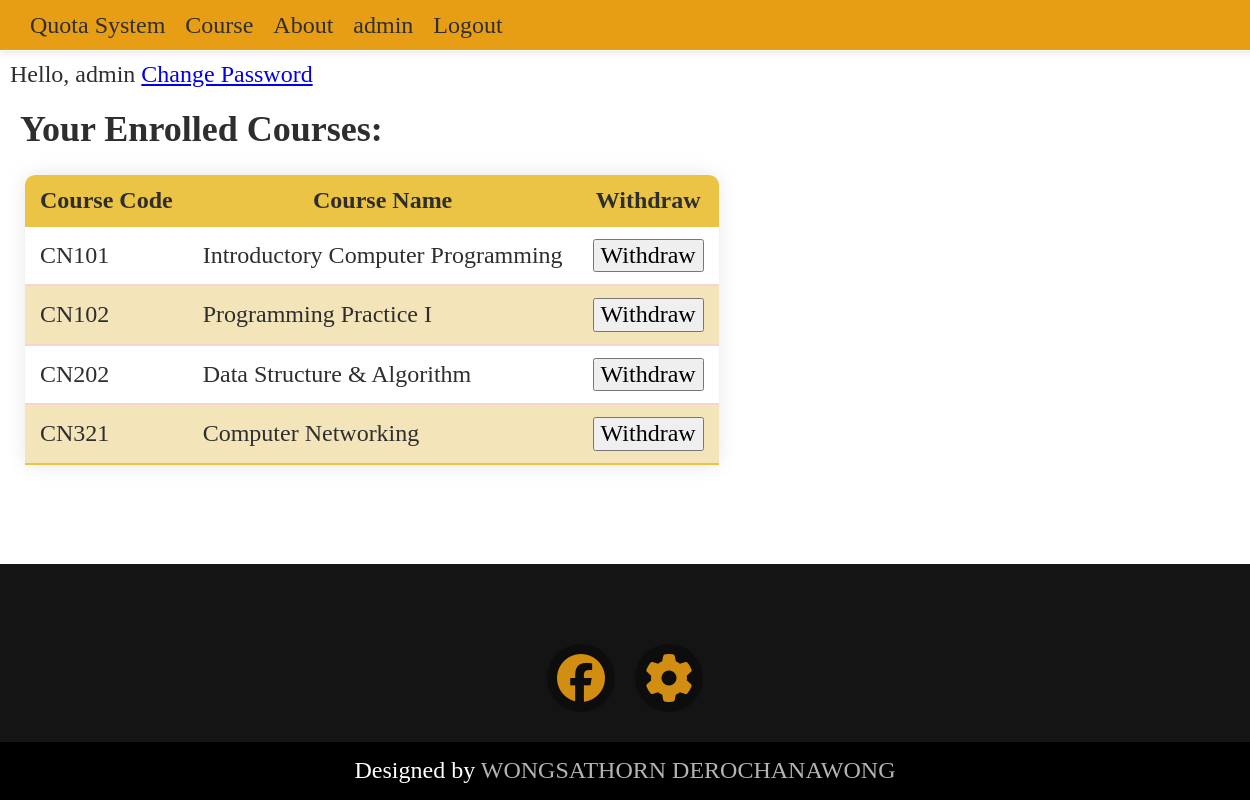
Page /users/dashboard (signed in) on the earlier database version.
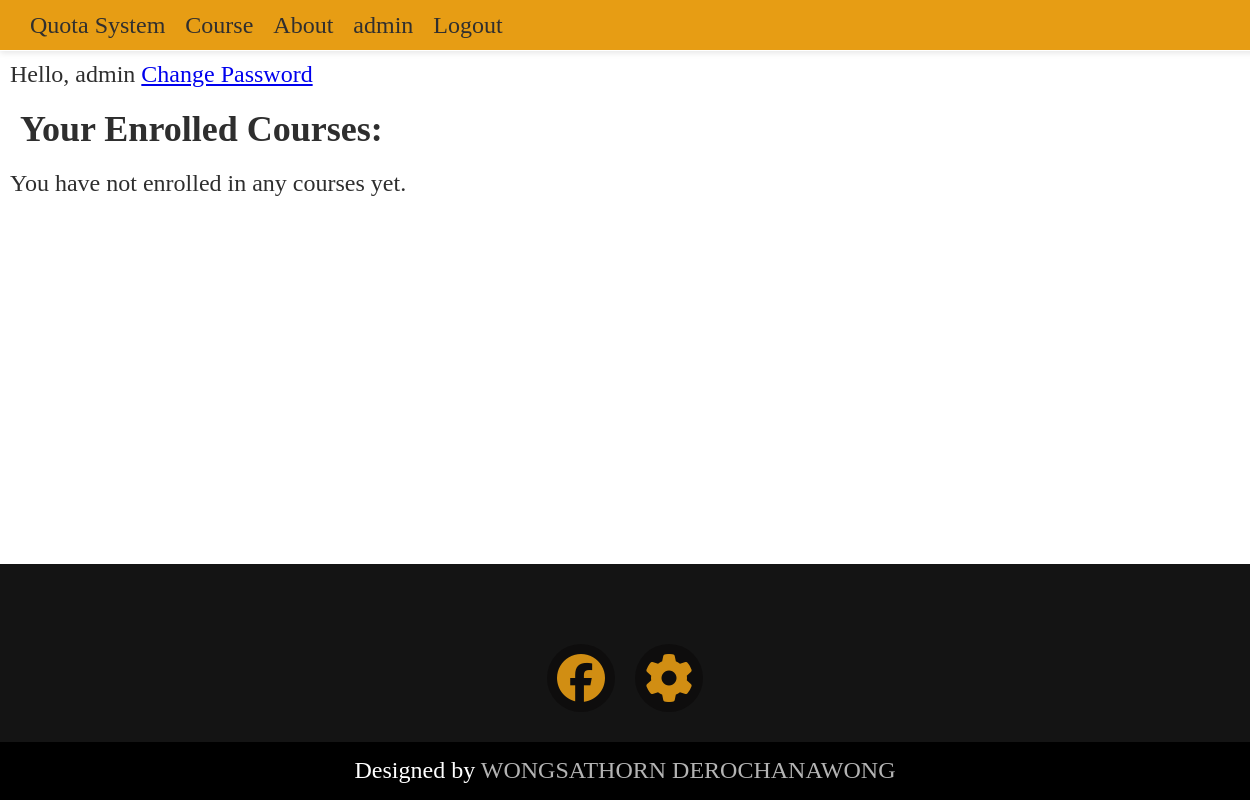
Same page on the later database version.
### course/models.py (models this page shows, shortened)
class Course(models.Model):
    course_code = models.CharField(max_length=5)
    course_name = models.CharField(max_length=100)
    course_description = models.TextField(null=True)
    semester   = models.CharField(max_length=1)
    year = models.CharField(max_length=4)
    seat = models.IntegerField()
    seat_is_full = models.BooleanField(null=True)
    Users = models.ManyToManyField(settings.AUTH_USER_MODEL, through='CourseEnrollment', related_name='enrolled_courses', blank=True)

### users/views.py (the view)
# urls.py: path("dashboard", views.dashboard,name="dashboard"),
@login_required
def dashboard(request):
    enrolled_courses = Course.objects.filter(Users=request.user)
    return render(request, 'users/dashboard.html', {'enrolled_courses': enrolled_courses})

### users/templates/users/dashboard.html (shortened to what this page needs)
{% extends 'course/components/base.html' %}
{% block content %}
<div class = dashboard>
    Hello, {{ user.username }}
    <a href="{% url 'password_change' %}">Change Password</a>
</div>
<h2>Your Enrolled Courses:</h2>
{% if enrolled_courses %}
    <table>
        <thead>
          <tr>
            <th>Course Code</th>
            <th>Course Name</th>
            <th>Withdraw</th>
          </tr>
        </thead>
        <tbody>
        {% for course in enrolled_courses %}
        <tr>
            <td>{{ course.course_code }}</td>
            <td>{{ course.course_name }}</td>
            <td>
                <form method="POST" action="{% url 'unenroll_from_course' course.course_code %}">
                    <button type="submit">Withdraw</button>
                </form>
            </td>
        </tr>
        {% endfor %}
        </tbody>
    </table>
{% else %}
    <p>You have not enrolled in any courses yet.</p>
{% endif %}
{% endblock %}

Differences in the rows shown:
no longer on this page (row unchanged): Course: course_code "CN101", course_name "Introductory Computer Programming"
no longer on this page (row edited): Course: course_code "CN102", course_name "Programming Practice I"
no longer on this page (row edited): Course: course_code "CN202", course_name "Data Structure & Algorithm"
no longer on this page (row edited): Course: course_code "CN321", course_name "Computer Networking"
Other differences:
text no longer shown: "Course Code Course Name Withdraw"
text now shown: "You have not enrolled in any courses yet."
